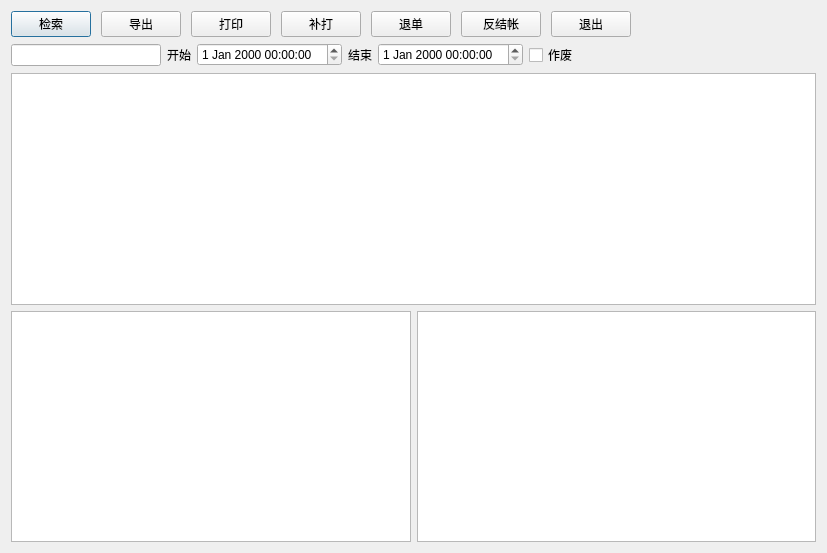
<?xml version="1.0" encoding="UTF-8"?>
<ui version="4.0">
 <class>business_documents_query</class>
 <widget class="QDialog" name="business_documents_query">
  <property name="geometry">
   <rect>
    <x>0</x>
    <y>0</y>
    <width>827</width>
    <height>553</height>
   </rect>
  </property>
  <property name="windowTitle">
   <string>Dialog</string>
  </property>
  <layout class="QVBoxLayout" name="verticalLayout">
   <item>
    <layout class="QHBoxLayout" name="horizontalLayout_2">
     <property name="spacing">
      <number>10</number>
     </property>
     <property name="leftMargin">
      <number>0</number>
     </property>
     <property name="rightMargin">
      <number>0</number>
     </property>
     <item>
      <widget class="lds_toolbar_button" name="pushButton_search">
       <property name="text">
        <string>检索</string>
       </property>
       <property name="outer_stylesheet" stdset="0">
        <string>pushbutton</string>
       </property>
      </widget>
     </item>
     <item>
      <widget class="lds_toolbar_button" name="pushButton_export">
       <property name="text">
        <string>导出</string>
       </property>
       <property name="outer_stylesheet" stdset="0">
        <string>pushbutton</string>
       </property>
      </widget>
     </item>
     <item>
      <widget class="lds_toolbar_button" name="pushButton_print">
       <property name="text">
        <string>打印</string>
       </property>
       <property name="outer_stylesheet" stdset="0">
        <string>pushbutton</string>
       </property>
      </widget>
     </item>
     <item>
      <widget class="lds_toolbar_button" name="pushButton_print2">
       <property name="text">
        <string>补打</string>
       </property>
       <property name="outer_stylesheet" stdset="0">
        <string>pushbutton</string>
       </property>
      </widget>
     </item>
     <item>
      <widget class="lds_toolbar_button" name="pushButton_refund">
       <property name="text">
        <string>退单</string>
       </property>
       <property name="outer_stylesheet" stdset="0">
        <string>pushbutton</string>
       </property>
      </widget>
     </item>
     <item>
      <widget class="lds_toolbar_button" name="pushButton_uncheck">
       <property name="text">
        <string>反结帐</string>
       </property>
       <property name="outer_stylesheet" stdset="0">
        <string>pushbutton</string>
       </property>
      </widget>
     </item>
     <item>
      <widget class="lds_toolbar_button" name="pushButton_exit">
       <property name="text">
        <string>退出</string>
       </property>
       <property name="outer_stylesheet" stdset="0">
        <string>pushbutton</string>
       </property>
      </widget>
     </item>
     <item>
      <spacer name="horizontalSpacer">
       <property name="orientation">
        <enum>Qt::Horizontal</enum>
       </property>
       <property name="sizeHint" stdset="0">
        <size>
         <width>40</width>
         <height>20</height>
        </size>
       </property>
      </spacer>
     </item>
    </layout>
   </item>
   <item>
    <layout class="QHBoxLayout" name="horizontalLayout" stretch="0,0,0,0,0,0,1">
     <property name="leftMargin">
      <number>0</number>
     </property>
     <property name="rightMargin">
      <number>0</number>
     </property>
     <item>
      <widget class="QLineEdit" name="lineEdit">
       <property name="minimumSize">
        <size>
         <width>150</width>
         <height>0</height>
        </size>
       </property>
       <property name="placeholderText">
        <string/>
       </property>
      </widget>
     </item>
     <item>
      <widget class="QLabel" name="label_2">
       <property name="text">
        <string>开始</string>
       </property>
      </widget>
     </item>
     <item>
      <widget class="lds_datetimeEdit" name="dateTimeEdit"/>
     </item>
     <item>
      <widget class="QLabel" name="label_3">
       <property name="text">
        <string>结束</string>
       </property>
      </widget>
     </item>
     <item>
      <widget class="lds_datetimeEdit" name="dateTimeEdit_2"/>
     </item>
     <item>
      <widget class="QCheckBox" name="checkBox_cancel">
       <property name="text">
        <string>作废</string>
       </property>
      </widget>
     </item>
     <item>
      <spacer name="horizontalSpacer_2">
       <property name="orientation">
        <enum>Qt::Horizontal</enum>
       </property>
       <property name="sizeHint" stdset="0">
        <size>
         <width>0</width>
         <height>0</height>
        </size>
       </property>
      </spacer>
     </item>
    </layout>
   </item>
   <item>
    <widget class="lds_tableview_sum" name="tableView"/>
   </item>
   <item>
    <layout class="QHBoxLayout" name="horizontalLayout_3">
     <item>
      <widget class="lds_tableView" name="tableView_2">
       <property name="sizePolicy">
        <sizepolicy hsizetype="Expanding" vsizetype="Expanding">
         <horstretch>0</horstretch>
         <verstretch>0</verstretch>
        </sizepolicy>
       </property>
       <property name="minimumSize">
        <size>
         <width>0</width>
         <height>0</height>
        </size>
       </property>
      </widget>
     </item>
     <item>
      <widget class="lds_tableView" name="tableView_3">
       <property name="sizePolicy">
        <sizepolicy hsizetype="Expanding" vsizetype="Expanding">
         <horstretch>0</horstretch>
         <verstretch>0</verstretch>
        </sizepolicy>
       </property>
       <property name="minimumSize">
        <size>
         <width>0</width>
         <height>0</height>
        </size>
       </property>
      </widget>
     </item>
    </layout>
   </item>
  </layout>
 </widget>
 <customwidgets>
  <customwidget>
   <class>lds_toolbar_button</class>
   <extends>QPushButton</extends>
   <header>lds_toolbar_button.h</header>
  </customwidget>
  <customwidget>
   <class>lds_tableView</class>
   <extends>QTableView</extends>
   <header>lds_tableview.h</header>
  </customwidget>
  <customwidget>
   <class>lds_datetimeEdit</class>
   <extends>QDateTimeEdit</extends>
   <header>lds_datetimeedit.h</header>
  </customwidget>
  <customwidget>
   <class>lds_tableview_sum</class>
   <extends>QTableView</extends>
   <header>lds_tableview_sum.h</header>
  </customwidget>
 </customwidgets>
 <resources/>
 <connections/>
</ui>
